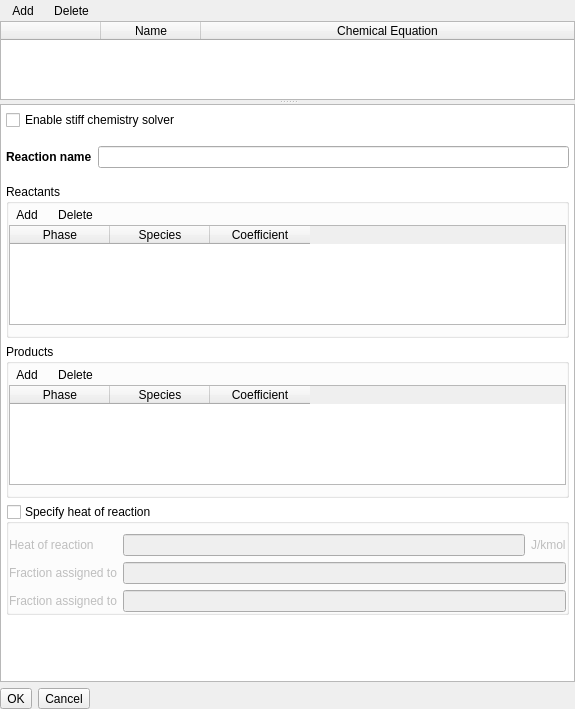
<?xml version="1.0" encoding="UTF-8"?>
<ui version="4.0">
 <class>chemistry</class>
 <widget class="QWidget" name="chemistry">
  <property name="geometry">
   <rect>
    <x>0</x>
    <y>0</y>
    <width>575</width>
    <height>709</height>
   </rect>
  </property>
  <property name="sizePolicy">
   <sizepolicy hsizetype="Preferred" vsizetype="Preferred">
    <horstretch>0</horstretch>
    <verstretch>0</verstretch>
   </sizepolicy>
  </property>
  <property name="windowTitle">
   <string>Chemistry</string>
  </property>
  <layout class="QVBoxLayout" name="verticalLayout">
   <property name="leftMargin">
    <number>0</number>
   </property>
   <property name="topMargin">
    <number>0</number>
   </property>
   <property name="rightMargin">
    <number>0</number>
   </property>
   <property name="bottomMargin">
    <number>0</number>
   </property>
   <item>
    <widget class="QSplitter" name="splitter">
     <property name="orientation">
      <enum>Qt::Vertical</enum>
     </property>
     <widget class="QFrame" name="top_frame">
      <property name="sizePolicy">
       <sizepolicy hsizetype="Expanding" vsizetype="MinimumExpanding">
        <horstretch>0</horstretch>
        <verstretch>1</verstretch>
       </sizepolicy>
      </property>
      <property name="maximumSize">
       <size>
        <width>16777215</width>
        <height>100</height>
       </size>
      </property>
      <property name="frameShape">
       <enum>QFrame::NoFrame</enum>
      </property>
      <property name="frameShadow">
       <enum>QFrame::Plain</enum>
      </property>
      <layout class="QVBoxLayout" name="verticalLayout_4">
       <property name="spacing">
        <number>0</number>
       </property>
       <property name="leftMargin">
        <number>0</number>
       </property>
       <property name="topMargin">
        <number>0</number>
       </property>
       <property name="rightMargin">
        <number>0</number>
       </property>
       <property name="bottomMargin">
        <number>0</number>
       </property>
       <item>
        <widget class="QFrame" name="frame_add_delete_reactions">
         <property name="sizePolicy">
          <sizepolicy hsizetype="Preferred" vsizetype="Minimum">
           <horstretch>0</horstretch>
           <verstretch>0</verstretch>
          </sizepolicy>
         </property>
         <property name="maximumSize">
          <size>
           <width>16777215</width>
           <height>32</height>
          </size>
         </property>
         <property name="frameShape">
          <enum>QFrame::NoFrame</enum>
         </property>
         <property name="frameShadow">
          <enum>QFrame::Plain</enum>
         </property>
         <layout class="QGridLayout" name="gridLayout_4">
          <property name="leftMargin">
           <number>5</number>
          </property>
          <property name="topMargin">
           <number>0</number>
          </property>
          <property name="rightMargin">
           <number>0</number>
          </property>
          <property name="bottomMargin">
           <number>0</number>
          </property>
          <property name="horizontalSpacing">
           <number>6</number>
          </property>
          <property name="verticalSpacing">
           <number>0</number>
          </property>
          <item row="0" column="0">
           <layout class="QHBoxLayout" name="horizontalLayout">
            <property name="spacing">
             <number>6</number>
            </property>
            <item>
             <widget class="QToolButton" name="toolbutton_add_reaction">
              <property name="toolTip">
               <string>Define new chemical reaction</string>
              </property>
              <property name="text">
               <string>Add</string>
              </property>
              <property name="autoRaise">
               <bool>true</bool>
              </property>
             </widget>
            </item>
            <item>
             <widget class="QToolButton" name="toolbutton_delete_reaction">
              <property name="toolTip">
               <string>Delete chemical reaction</string>
              </property>
              <property name="text">
               <string>Delete</string>
              </property>
              <property name="autoRaise">
               <bool>true</bool>
              </property>
             </widget>
            </item>
            <item>
             <spacer name="horizontalSpacer">
              <property name="orientation">
               <enum>Qt::Horizontal</enum>
              </property>
              <property name="sizeHint" stdset="0">
               <size>
                <width>40</width>
                <height>20</height>
               </size>
              </property>
             </spacer>
            </item>
           </layout>
          </item>
         </layout>
        </widget>
       </item>
       <item>
        <widget class="QTableWidget" name="tablewidget_reactions">
         <property name="sizePolicy">
          <sizepolicy hsizetype="Expanding" vsizetype="Expanding">
           <horstretch>0</horstretch>
           <verstretch>0</verstretch>
          </sizepolicy>
         </property>
         <property name="maximumSize">
          <size>
           <width>16777215</width>
           <height>100</height>
          </size>
         </property>
         <property name="selectionMode">
          <enum>QAbstractItemView::SingleSelection</enum>
         </property>
         <property name="selectionBehavior">
          <enum>QAbstractItemView::SelectRows</enum>
         </property>
         <attribute name="horizontalHeaderVisible">
          <bool>true</bool>
         </attribute>
         <attribute name="horizontalHeaderCascadingSectionResizes">
          <bool>true</bool>
         </attribute>
         <attribute name="horizontalHeaderHighlightSections">
          <bool>false</bool>
         </attribute>
         <attribute name="horizontalHeaderMinimumSectionSize">
          <number>10</number>
         </attribute>
         <attribute name="horizontalHeaderStretchLastSection">
          <bool>true</bool>
         </attribute>
         <attribute name="verticalHeaderVisible">
          <bool>false</bool>
         </attribute>
         <attribute name="verticalHeaderHighlightSections">
          <bool>false</bool>
         </attribute>
         <column>
          <property name="text">
           <string/>
          </property>
         </column>
         <column>
          <property name="text">
           <string>Name</string>
          </property>
         </column>
         <column>
          <property name="text">
           <string>Chemical Equation</string>
          </property>
         </column>
        </widget>
       </item>
      </layout>
     </widget>
     <widget class="QFrame" name="bottom_frame">
      <property name="sizePolicy">
       <sizepolicy hsizetype="Expanding" vsizetype="Expanding">
        <horstretch>0</horstretch>
        <verstretch>0</verstretch>
       </sizepolicy>
      </property>
      <property name="maximumSize">
       <size>
        <width>16777215</width>
        <height>16777215</height>
       </size>
      </property>
      <property name="frameShape">
       <enum>QFrame::NoFrame</enum>
      </property>
      <property name="frameShadow">
       <enum>QFrame::Plain</enum>
      </property>
      <layout class="QGridLayout" name="gridLayout_5">
       <property name="leftMargin">
        <number>0</number>
       </property>
       <property name="topMargin">
        <number>0</number>
       </property>
       <property name="rightMargin">
        <number>0</number>
       </property>
       <property name="bottomMargin">
        <number>0</number>
       </property>
       <item row="0" column="0">
        <widget class="QScrollArea" name="scrollarea_detail">
         <property name="styleSheet">
          <string notr="true">QWidget#detail_pane {background-color: white}</string>
         </property>
         <property name="widgetResizable">
          <bool>true</bool>
         </property>
         <widget class="QWidget" name="detail_pane">
          <property name="geometry">
           <rect>
            <x>0</x>
            <y>0</y>
            <width>573</width>
            <height>572</height>
           </rect>
          </property>
          <layout class="QVBoxLayout" name="verticalLayout_2">
           <property name="leftMargin">
            <number>5</number>
           </property>
           <property name="topMargin">
            <number>5</number>
           </property>
           <property name="rightMargin">
            <number>5</number>
           </property>
           <property name="bottomMargin">
            <number>5</number>
           </property>
           <item>
            <widget class="CheckBox" name="checkbox_keyword_stiff_chemistry">
             <property name="maximumSize">
              <size>
               <width>16777215</width>
               <height>16777215</height>
              </size>
             </property>
             <property name="text">
              <string>Enable stiff chemistry solver</string>
             </property>
            </widget>
           </item>
           <item>
            <layout class="QHBoxLayout" name="layout_reaction_name">
             <property name="topMargin">
              <number>10</number>
             </property>
             <property name="bottomMargin">
              <number>10</number>
             </property>
             <item>
              <widget class="QLabel" name="label_reaction_name">
               <property name="font">
                <font>
                 <weight>75</weight>
                 <bold>true</bold>
                </font>
               </property>
               <property name="text">
                <string>Reaction name</string>
               </property>
               <property name="margin">
                <number>0</number>
               </property>
              </widget>
             </item>
             <item>
              <widget class="LineEdit" name="lineedit_reaction_name"/>
             </item>
            </layout>
           </item>
           <item>
            <widget class="QGroupBox" name="groupbox_reactants">
             <property name="sizePolicy">
              <sizepolicy hsizetype="Minimum" vsizetype="Fixed">
               <horstretch>0</horstretch>
               <verstretch>0</verstretch>
              </sizepolicy>
             </property>
             <property name="maximumSize">
              <size>
               <width>16777215</width>
               <height>16777215</height>
              </size>
             </property>
             <property name="title">
              <string>Reactants</string>
             </property>
             <property name="flat">
              <bool>true</bool>
             </property>
             <layout class="QGridLayout" name="gridLayout_2">
              <property name="leftMargin">
               <number>0</number>
              </property>
              <property name="topMargin">
               <number>0</number>
              </property>
              <property name="rightMargin">
               <number>0</number>
              </property>
              <property name="bottomMargin">
               <number>10</number>
              </property>
              <property name="spacing">
               <number>0</number>
              </property>
              <item row="0" column="0">
               <widget class="QFrame" name="frame_add_delete_reactants">
                <property name="minimumSize">
                 <size>
                  <width>0</width>
                  <height>0</height>
                 </size>
                </property>
                <property name="maximumSize">
                 <size>
                  <width>16777215</width>
                  <height>32</height>
                 </size>
                </property>
                <property name="frameShape">
                 <enum>QFrame::NoFrame</enum>
                </property>
                <property name="frameShadow">
                 <enum>QFrame::Plain</enum>
                </property>
                <layout class="QHBoxLayout" name="horizontalLayout_2">
                 <property name="spacing">
                  <number>6</number>
                 </property>
                 <property name="sizeConstraint">
                  <enum>QLayout::SetMaximumSize</enum>
                 </property>
                 <property name="leftMargin">
                  <number>0</number>
                 </property>
                 <property name="topMargin">
                  <number>0</number>
                 </property>
                 <property name="rightMargin">
                  <number>0</number>
                 </property>
                 <property name="bottomMargin">
                  <number>0</number>
                 </property>
                 <item>
                  <widget class="QToolButton" name="toolbutton_add_reactant">
                   <property name="text">
                    <string>Add</string>
                   </property>
                   <property name="autoRaise">
                    <bool>true</bool>
                   </property>
                  </widget>
                 </item>
                 <item>
                  <widget class="QToolButton" name="toolbutton_delete_reactant">
                   <property name="text">
                    <string>Delete</string>
                   </property>
                   <property name="autoRaise">
                    <bool>true</bool>
                   </property>
                  </widget>
                 </item>
                 <item>
                  <spacer name="horizontalSpacer_2">
                   <property name="orientation">
                    <enum>Qt::Horizontal</enum>
                   </property>
                   <property name="sizeHint" stdset="0">
                    <size>
                     <width>40</width>
                     <height>20</height>
                    </size>
                   </property>
                  </spacer>
                 </item>
                </layout>
               </widget>
              </item>
              <item row="1" column="0">
               <widget class="QTableWidget" name="tablewidget_reactants">
                <property name="maximumSize">
                 <size>
                  <width>16777215</width>
                  <height>100</height>
                 </size>
                </property>
                <property name="selectionMode">
                 <enum>QAbstractItemView::NoSelection</enum>
                </property>
                <property name="selectionBehavior">
                 <enum>QAbstractItemView::SelectRows</enum>
                </property>
                <attribute name="horizontalHeaderHighlightSections">
                 <bool>false</bool>
                </attribute>
                <attribute name="verticalHeaderVisible">
                 <bool>false</bool>
                </attribute>
                <attribute name="verticalHeaderHighlightSections">
                 <bool>false</bool>
                </attribute>
                <column>
                 <property name="text">
                  <string>Phase</string>
                 </property>
                </column>
                <column>
                 <property name="text">
                  <string>Species</string>
                 </property>
                </column>
                <column>
                 <property name="text">
                  <string>Coefficient</string>
                 </property>
                </column>
               </widget>
              </item>
             </layout>
            </widget>
           </item>
           <item>
            <widget class="QGroupBox" name="groupbox_products">
             <property name="sizePolicy">
              <sizepolicy hsizetype="Minimum" vsizetype="Fixed">
               <horstretch>0</horstretch>
               <verstretch>0</verstretch>
              </sizepolicy>
             </property>
             <property name="maximumSize">
              <size>
               <width>16777215</width>
               <height>16777215</height>
              </size>
             </property>
             <property name="title">
              <string>Products</string>
             </property>
             <property name="flat">
              <bool>true</bool>
             </property>
             <layout class="QGridLayout" name="gridLayout_3">
              <property name="leftMargin">
               <number>0</number>
              </property>
              <property name="topMargin">
               <number>0</number>
              </property>
              <property name="rightMargin">
               <number>0</number>
              </property>
              <property name="bottomMargin">
               <number>10</number>
              </property>
              <property name="spacing">
               <number>0</number>
              </property>
              <item row="0" column="0">
               <widget class="QFrame" name="frame_add_delete_products">
                <property name="maximumSize">
                 <size>
                  <width>16777215</width>
                  <height>32</height>
                 </size>
                </property>
                <property name="frameShape">
                 <enum>QFrame::NoFrame</enum>
                </property>
                <property name="frameShadow">
                 <enum>QFrame::Plain</enum>
                </property>
                <layout class="QHBoxLayout" name="horizontalLayout_3">
                 <property name="spacing">
                  <number>6</number>
                 </property>
                 <property name="sizeConstraint">
                  <enum>QLayout::SetMaximumSize</enum>
                 </property>
                 <property name="leftMargin">
                  <number>0</number>
                 </property>
                 <property name="topMargin">
                  <number>0</number>
                 </property>
                 <property name="rightMargin">
                  <number>0</number>
                 </property>
                 <property name="bottomMargin">
                  <number>0</number>
                 </property>
                 <item>
                  <widget class="QToolButton" name="toolbutton_add_product">
                   <property name="text">
                    <string>Add</string>
                   </property>
                   <property name="autoRaise">
                    <bool>true</bool>
                   </property>
                  </widget>
                 </item>
                 <item>
                  <widget class="QToolButton" name="toolbutton_delete_product">
                   <property name="text">
                    <string>Delete</string>
                   </property>
                   <property name="autoRaise">
                    <bool>true</bool>
                   </property>
                  </widget>
                 </item>
                 <item>
                  <spacer name="horizontalSpacer_3">
                   <property name="orientation">
                    <enum>Qt::Horizontal</enum>
                   </property>
                   <property name="sizeHint" stdset="0">
                    <size>
                     <width>40</width>
                     <height>20</height>
                    </size>
                   </property>
                  </spacer>
                 </item>
                </layout>
               </widget>
              </item>
              <item row="1" column="0">
               <widget class="QTableWidget" name="tablewidget_products">
                <property name="maximumSize">
                 <size>
                  <width>16777215</width>
                  <height>100</height>
                 </size>
                </property>
                <property name="selectionMode">
                 <enum>QAbstractItemView::NoSelection</enum>
                </property>
                <property name="selectionBehavior">
                 <enum>QAbstractItemView::SelectRows</enum>
                </property>
                <attribute name="horizontalHeaderHighlightSections">
                 <bool>false</bool>
                </attribute>
                <attribute name="verticalHeaderVisible">
                 <bool>false</bool>
                </attribute>
                <attribute name="verticalHeaderHighlightSections">
                 <bool>false</bool>
                </attribute>
                <column>
                 <property name="text">
                  <string>Phase</string>
                 </property>
                </column>
                <column>
                 <property name="text">
                  <string>Species</string>
                 </property>
                </column>
                <column>
                 <property name="text">
                  <string>Coefficient</string>
                 </property>
                </column>
               </widget>
              </item>
             </layout>
            </widget>
           </item>
           <item>
            <widget class="QGroupBox" name="groupbox_dh">
             <property name="sizePolicy">
              <sizepolicy hsizetype="Preferred" vsizetype="Fixed">
               <horstretch>0</horstretch>
               <verstretch>0</verstretch>
              </sizepolicy>
             </property>
             <property name="title">
              <string>Specify heat of reaction</string>
             </property>
             <property name="flat">
              <bool>true</bool>
             </property>
             <property name="checkable">
              <bool>true</bool>
             </property>
             <property name="checked">
              <bool>false</bool>
             </property>
             <layout class="QGridLayout" name="gridLayout">
              <property name="leftMargin">
               <number>0</number>
              </property>
              <property name="topMargin">
               <number>10</number>
              </property>
              <property name="rightMargin">
               <number>0</number>
              </property>
              <property name="bottomMargin">
               <number>0</number>
              </property>
              <property name="spacing">
               <number>6</number>
              </property>
              <item row="0" column="1">
               <widget class="LineEdit" name="lineedit_dh">
                <property name="enabled">
                 <bool>true</bool>
                </property>
               </widget>
              </item>
              <item row="0" column="2">
               <widget class="QLabel" name="label_dh_units">
                <property name="enabled">
                 <bool>true</bool>
                </property>
                <property name="text">
                 <string>J/kmol</string>
                </property>
               </widget>
              </item>
              <item row="0" column="0">
               <widget class="QLabel" name="label_dh">
                <property name="enabled">
                 <bool>true</bool>
                </property>
                <property name="text">
                 <string>Heat of reaction</string>
                </property>
               </widget>
              </item>
              <item row="1" column="0">
               <widget class="QLabel" name="label_fracdh_1">
                <property name="enabled">
                 <bool>true</bool>
                </property>
                <property name="text">
                 <string>Fraction assigned to</string>
                </property>
               </widget>
              </item>
              <item row="2" column="0">
               <widget class="QLabel" name="label_fracdh_2">
                <property name="enabled">
                 <bool>true</bool>
                </property>
                <property name="text">
                 <string>Fraction assigned to</string>
                </property>
               </widget>
              </item>
              <item row="2" column="1" colspan="2">
               <widget class="LineEdit" name="lineedit_fracdh_2">
                <property name="enabled">
                 <bool>true</bool>
                </property>
               </widget>
              </item>
              <item row="1" column="1" colspan="2">
               <widget class="LineEdit" name="lineedit_fracdh_1">
                <property name="enabled">
                 <bool>true</bool>
                </property>
               </widget>
              </item>
             </layout>
            </widget>
           </item>
           <item>
            <spacer name="verticalSpacer">
             <property name="orientation">
              <enum>Qt::Vertical</enum>
             </property>
             <property name="sizeType">
              <enum>QSizePolicy::Expanding</enum>
             </property>
             <property name="sizeHint" stdset="0">
              <size>
               <width>20</width>
               <height>40</height>
              </size>
             </property>
            </spacer>
           </item>
          </layout>
         </widget>
        </widget>
       </item>
       <item row="1" column="0">
        <layout class="QHBoxLayout" name="horizontalLayout_4">
         <item>
          <widget class="QToolButton" name="toolbutton_ok">
           <property name="text">
            <string>OK</string>
           </property>
          </widget>
         </item>
         <item>
          <widget class="QToolButton" name="toolbutton_cancel">
           <property name="text">
            <string>Cancel</string>
           </property>
          </widget>
         </item>
         <item>
          <widget class="QLabel" name="label_status">
           <property name="text">
            <string/>
           </property>
          </widget>
         </item>
        </layout>
       </item>
      </layout>
     </widget>
    </widget>
   </item>
  </layout>
 </widget>
 <customwidgets>
  <customwidget>
   <class>CheckBox</class>
   <extends>QCheckBox</extends>
   <header>mfixgui.widgets.base</header>
  </customwidget>
  <customwidget>
   <class>LineEdit</class>
   <extends>QLineEdit</extends>
   <header>mfixgui.widgets.base</header>
  </customwidget>
 </customwidgets>
 <resources/>
 <connections/>
</ui>
